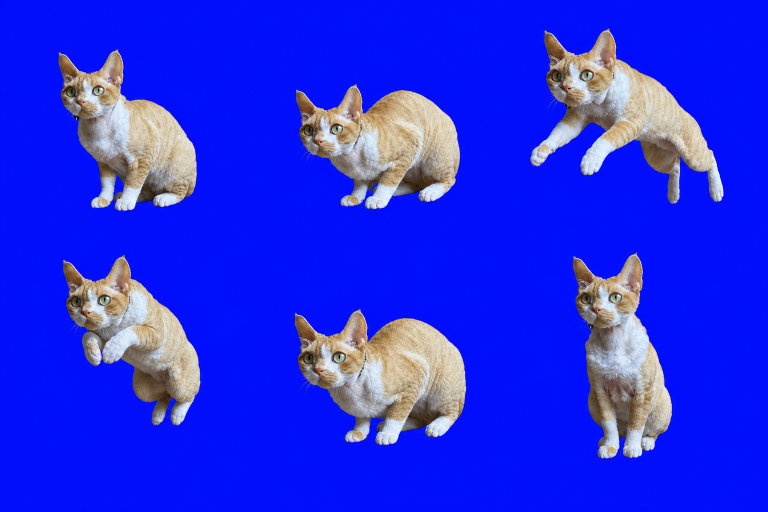
#> input picture assets/generated/raw/jump.png, 1536 x 1024 px (shown at 1/2 size)
$ python -i layered_window.py   (imports and definitions only)
#> lines starting #> are read from the running program, lines starting #| are printed output that depends on the picture
#> further down, picture is the input picture: PIL image 1536x1024 RGB; mean R, G, B 35.2, 44.4, 229.8
"""Win32 per-pixel Alpha rendering for the Tk-owned pet window."""

from __future__ import annotations

import ctypes
import hashlib
import os
from ctypes import wintypes

from PIL import Image, ImageChops


WS_EX_TRANSPARENT = 0x00000020
WS_EX_TOOLWINDOW = 0x00000080
WS_EX_LAYERED = 0x00080000
GWL_EXSTYLE = -20
GA_ROOT = 2
BI_RGB = 0
DIB_RGB_COLORS = 0
AC_SRC_OVER = 0
AC_SRC_ALPHA = 1
ULW_ALPHA = 0x00000002
HWND_TOPMOST = -1
HWND_NOTOPMOST = -2
SWP_NOSIZE = 0x0001
SWP_NOMOVE = 0x0002
SWP_NOACTIVATE = 0x0010
HGDI_ERROR = ctypes.c_void_p(-1).value
RGN_OR = 2


# [17 lines left out: function alpha_hit_spans, not called in this run]


def _last_error() -> int:
    get_last_error = getattr(ctypes, "get_last_error", None)
    return get_last_error() if get_last_error is not None else 0


# [7 lines left out: function _win32_error, not called in this run]


class POINT(ctypes.Structure):
    _fields_ = [("x", wintypes.LONG), ("y", wintypes.LONG)]


class SIZE(ctypes.Structure):
    _fields_ = [("cx", wintypes.LONG), ("cy", wintypes.LONG)]


class BLENDFUNCTION(ctypes.Structure):
    _fields_ = [
        ("BlendOp", wintypes.BYTE),
        ("BlendFlags", wintypes.BYTE),
        ("SourceConstantAlpha", wintypes.BYTE),
        ("AlphaFormat", wintypes.BYTE),
    ]


class BITMAPINFOHEADER(ctypes.Structure):
    _fields_ = [
        ("biSize", wintypes.DWORD),
        ("biWidth", wintypes.LONG),
        ("biHeight", wintypes.LONG),
        ("biPlanes", wintypes.WORD),
        ("biBitCount", wintypes.WORD),
        ("biCompression", wintypes.DWORD),
        ("biSizeImage", wintypes.DWORD),
        ("biXPelsPerMeter", wintypes.LONG),
        ("biYPelsPerMeter", wintypes.LONG),
        ("biClrUsed", wintypes.DWORD),
        ("biClrImportant", wintypes.DWORD),
    ]


class RGBQUAD(ctypes.Structure):
    _fields_ = [
        ("rgbBlue", wintypes.BYTE),
        ("rgbGreen", wintypes.BYTE),
        ("rgbRed", wintypes.BYTE),
        ("rgbReserved", wintypes.BYTE),
    ]


class BITMAPINFO(ctypes.Structure):
    _fields_ = [
        ("bmiHeader", BITMAPINFOHEADER),
        ("bmiColors", RGBQUAD * 1),
    ]


def rgba_to_premultiplied_bgra(image: Image.Image) -> bytes:
    rgba = image.convert("RGBA")
    red, green, blue, alpha = rgba.split()
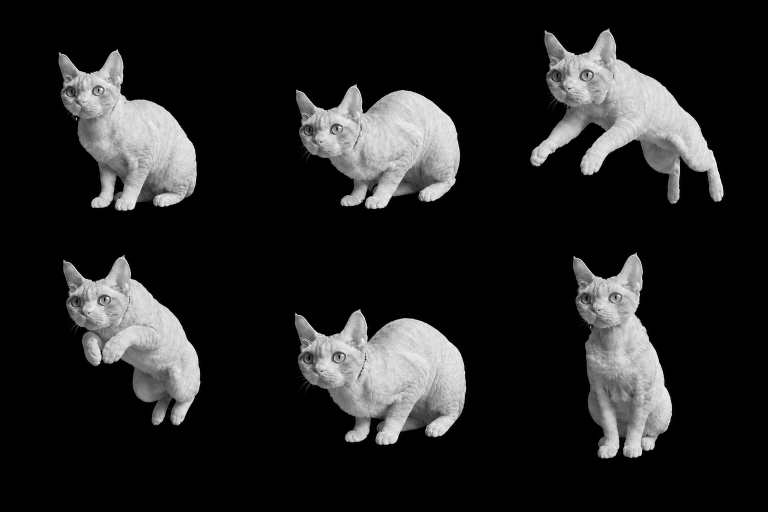
#> red: PIL image 1536x1024 L (shown at 1/2 size); min 0, max 255, mean 35.2
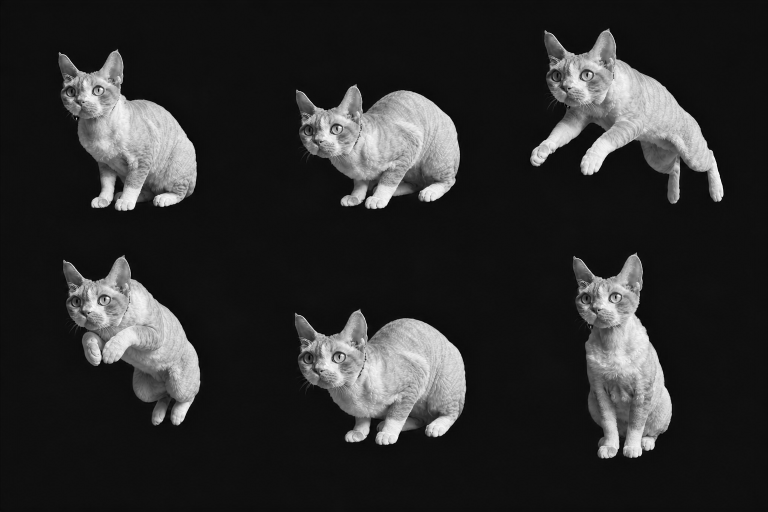
#> green: PIL image 1536x1024 L (shown at 1/2 size); min 0, max 255, mean 44.4
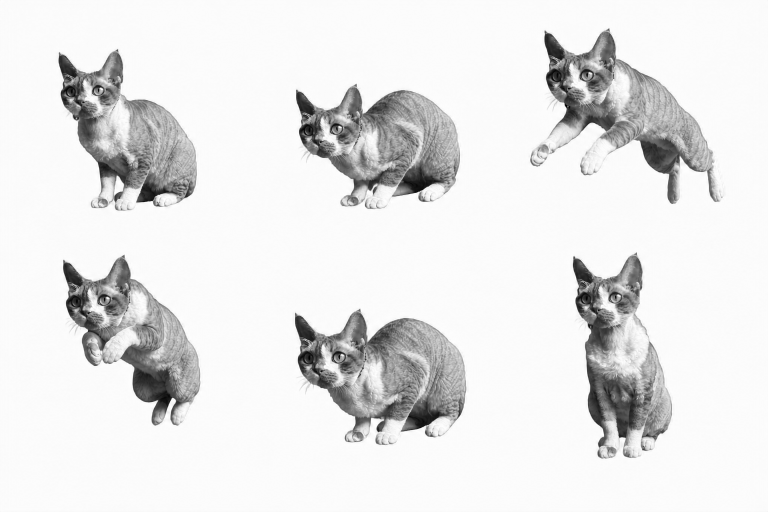
#> blue: PIL image 1536x1024 L (shown at 1/2 size); min 0, max 255, mean 229.8
#> alpha: PIL image 1536x1024 L; every value is 255
    premultiplied = Image.merge(
        "RGBA",
        (
            ImageChops.multiply(red, alpha),
            ImageChops.multiply(green, alpha),
            ImageChops.multiply(blue, alpha),
            alpha,
        ),
    )
    return premultiplied.tobytes("raw", "BGRA")


class LayeredWindowRenderer:
    # [101 lines left out: functions __init__, _configure_functions, _get_extended_style, _apply_layered_style, not called in this run]

    def is_layered(self) -> bool:
        return bool(self._get_extended_style() & WS_EX_LAYERED)

    # [163 lines left out: functions set_topmost, set_input_region, _create_top_down_dib, render, _render_once, _apply_alpha_input_region, not called in this run]

>>> from PIL import Image
>>> picture = Image.open('../../assets/generated/raw/jump.png')
>>> result = rgba_to_premultiplied_bgra(picture)

$ run again, on assets/generated/raw/squash.png
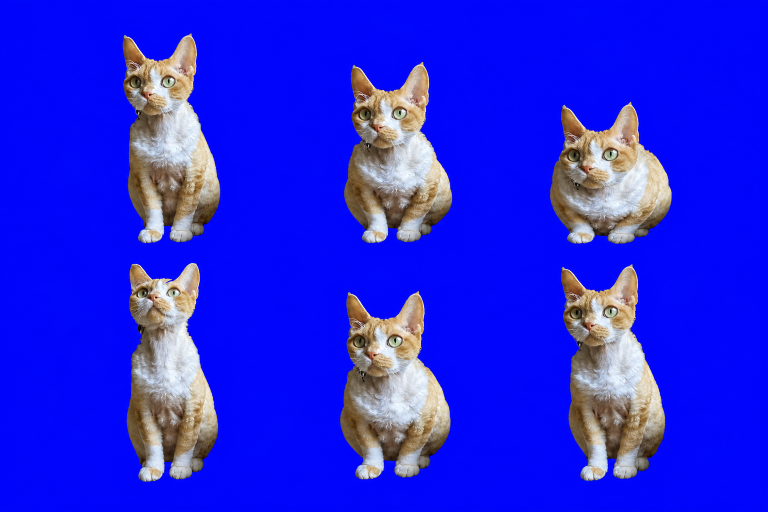
#> input picture assets/generated/raw/squash.png, 1536 x 1024 px (shown at 1/2 size)
#> picture is the input picture: PIL image 1536x1024 RGB; mean R, G, B 34.8, 36, 226
#> in rgba_to_premultiplied_bgra, `red, green, blue, alpha = rgba.split()`:
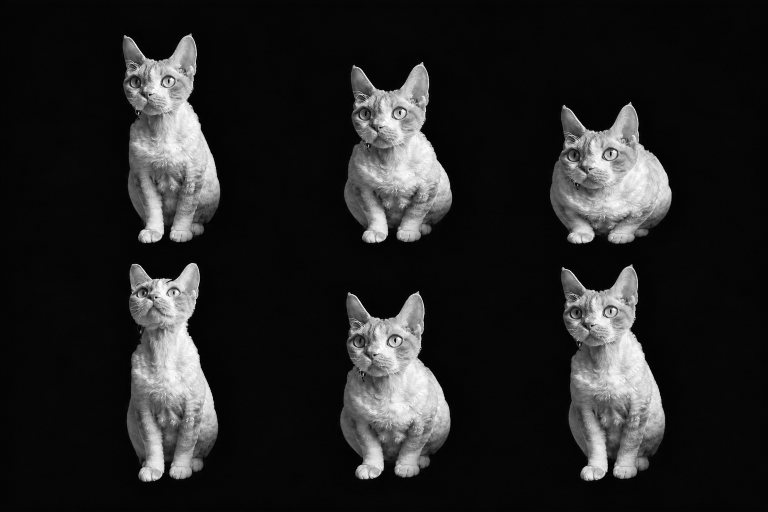
#> green: PIL image 1536x1024 L (shown at 1/2 size); min 0, max 255, mean 36
#> in rgba_to_premultiplied_bgra, `red, green, blue, alpha = rgba.split()`:
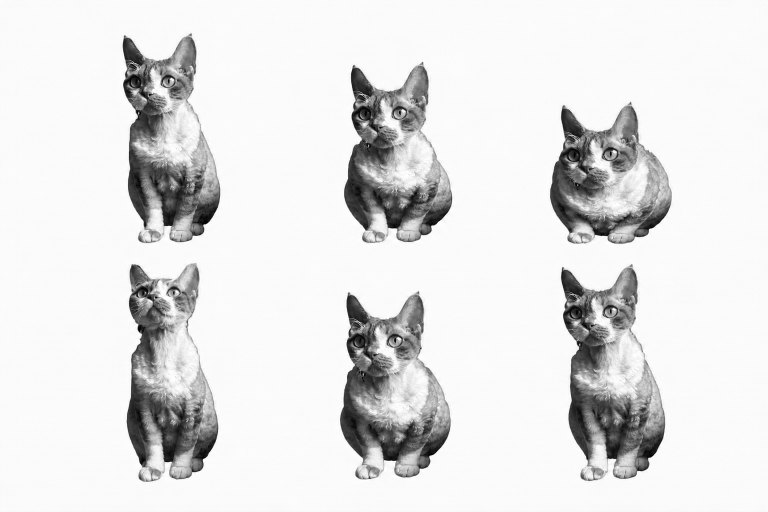
#> blue: PIL image 1536x1024 L (shown at 1/2 size); min 0, max 255, mean 226
#> alpha: PIL image 1536x1024 L; every value is 255
